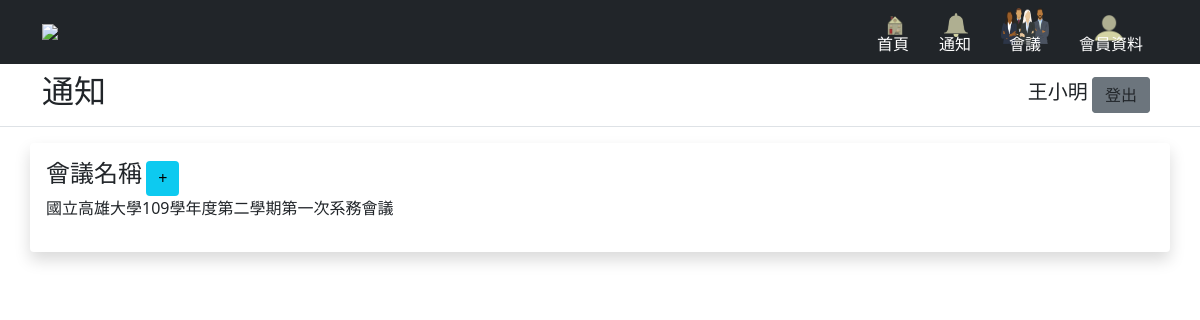
Before: /notification (signed in) with the older database file.
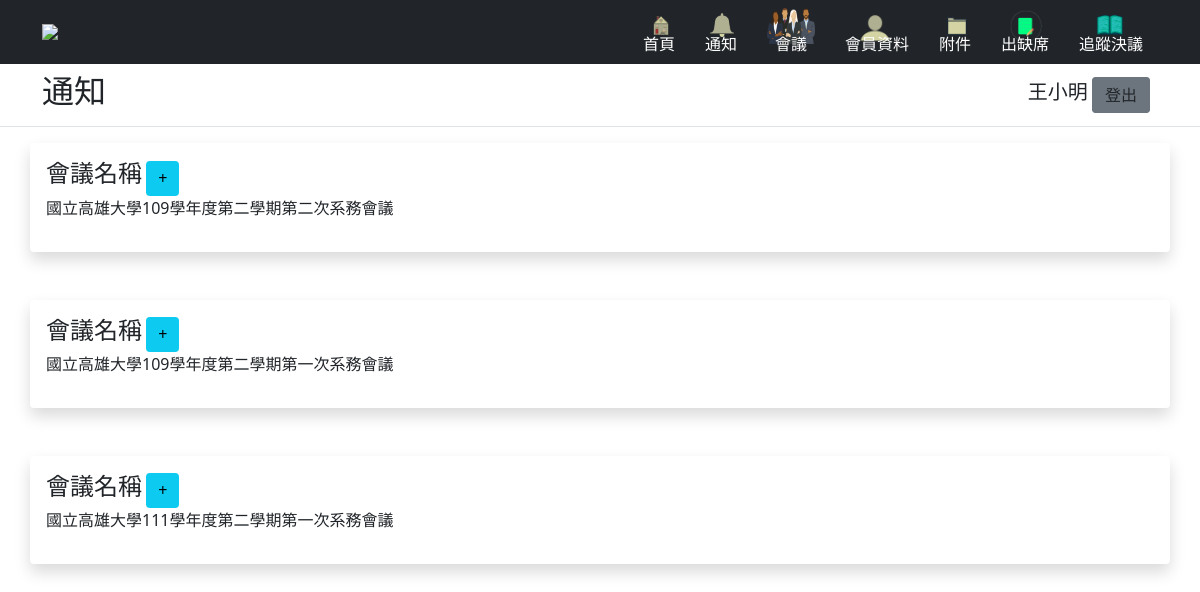
After: the same page with the newer database file.
### MeetingManager/models.py (models this page shows, shortened)
class Member(db.Model, UserMixin):
    id = db.Column(db.Integer, primary_key=True)
    name = db.Column(db.String(20), nullable=False)
    sex = db.Column(db.String(6), nullable=False)
    phone = db.Column(db.String(15), nullable=False)
    email = db.Column(db.String(60), nullable=False)
    identity = db.Column(db.String(10), nullable=False)
    password = db.Column(db.String(60), nullable=False)
    permission = db.Column(db.Boolean, nullable=False)
    assistant = db.relationship('Assistant', backref="personalData", uselist=False, cascade='all, delete-orphan')
    expert = db.relationship('Expert', backref="personalData", uselist=False, cascade='all, delete-orphan')
    student = db.relationship('Student', backref="personalData", uselist=False, cascade='all, delete-orphan')
    externalTeacher = db.relationship('ExternalTeacher', backref="personalData", uselist=False,
                                      cascade='all, delete-orphan')
    intramuralTeacher = db.relationship('IntramuralTeacher', backref="personalData", uselist=False,
                                        cascade='all, delete-orphan')
    attend = association_proxy('attendanceAssociation', 'meeting', creator=lambda meeting: Attend(meeting=meeting))
    @login_manager.user_loader
    def load_user(user_id):
        return Member.query.get(user_id)

class Meeting(db.Model):
    id = db.Column(db.Integer, primary_key=True)
    name = db.Column(db.String(30), unique=True, nullable=False)
    type = db.Column(db.String(10), nullable=False)
    datetime = db.Column(db.String(30), nullable=False)
    place = db.Column(db.String(30), nullable=False)
    chairman = db.Column(db.Integer, db.ForeignKey('member.id'))
    minuteTaker = db.Column(db.Integer, db.ForeignKey('member.id'))
    welcomeSpeech = db.Column(db.Text)
    announce = db.relationship('Announce', backref='meeting', lazy=True, cascade='all, delete-orphan')
    appendix = db.relationship('Appendix', backref='meeting', lazy=True, cascade='all, delete-orphan')
    discussion = db.relationship('Discussion', backref='meeting', lazy=True, cascade='all, delete-orphan')
    extempore = db.relationship('Extempore', backref='meeting', lazy=True, cascade='all, delete-orphan')
    attend = association_proxy('attendanceAssociation', 'member', creator=lambda member: Attend(member=member))

### MeetingManager/routes.py (the view)
@app.route("/notification")
@login_required
def notification():
    localtime = time.strftime('%Y-%m-%d', time.localtime())  # 當下時間
    attendMeeting = Attend.query.filter_by(memberId=current_user.id).all()  # 登入的人有參加的
    meetingIdList = []
    for meeting in attendMeeting:
        meetingIdList.append(meeting.meetingId)  # 取出會議的id部分
    attendMeeting = Meeting.query.filter(Meeting.id.in_(meetingIdList)).order_by(Meeting.datetime).all()  # 把有參加的會議照時間排序
    resultList = []
    for meeting in attendMeeting:
        if meeting.datetime > localtime:  # 若時間還沒到即是我們要的
            datetime = meeting.datetime.split('T', 1)  # 字串切割1次，回傳長度為2的陣列，[0]:日期 [1]:時間
            resultList.append(
                [meeting.name, datetime[0], datetime[1], meeting.place, meeting.id])  # 將時間以及需要的額外資訊都加入List
    return render_template("notification.html", meetingList=resultList)

### MeetingManager/templates/notification.html (shortened to what this page needs)
{% extends "template.html" %}
{% block title %}
<h2>通知</h2>
{% endblock title %}
{% block content %}
<div class="container">
    <div class="row">
        {% for meeting in meetingList %}
        <div class="shadow p-3 mb-5 bg-body rounded">
            <h4 style="display: inline;">會議名稱</h4>
            <button class="btn btn-info collapseBtn" style="display: inline;height: 35px;border-width: 0px;line-height: 15px;" type="button" data-bs-toggle="collapse" data-bs-target="#meeting{{meeting[4]}}" aria-expanded="true" aria-controls="meeting{{meeting[4]}}">+</button>
            <p>{{meeting[0]}}</p>
        </div>
        {% endfor %}
    </div>
</div>
{% endblock content %}

### MeetingManager/templates/template.html (shortened to what this page needs)
<!DOCTYPE html>
<html lang="en">
<head>
    <link href="https://cdn.jsdelivr.net/npm/bootstrap@5.0.0/dist/css/bootstrap.min.css" rel="stylesheet"
>
    <link href="https://cdnjs.cloudflare.com/ajax/libs/toastr.js/latest/css/toastr.min.css" rel="stylesheet" />
    <link rel="stylesheet" href="{{url_for('static',filename='main.css')}}">
</head>
<body>
<header>
    <div class="px-3 py-2 bg-dark text-white">
        <div class="container">
            <div class="d-flex flex-wrap align-items-center justify-content-center justify-content-lg-start">
                <img class="img-fluid d-flex align-items-center my-2 my-lg-0 me-lg-auto" src="../static/pic/NUKCS_white.png">
                <ul class="nav col-12 col-lg-auto my-2 justify-content-center my-md-0 text-small menu">
                    <li>
                        <a href="{{url_for('home')}}" class="nav-link text-white">
                            <div style="height: 24px; width:24px;">
                                <div>
                                    <img src="../static/icons/home.png" class="bi d-block mx-auto mb-1" width="36"
                                         height="36">
                                </div>
                            </div>
                            首頁
                        </a>
                    </li>
                    <li>
                        <a href="{{url_for('notification')}}" class="nav-link text-white">
                            <div style="height: 24px; width:24px; padding: 5px 5px 10px;">
                                <div>
                                    <img src="../static/icons/bell.png" class="bi d-block mx-auto mb-1" width="24"
                                         height="24">
                                </div>
                            </div>
                            通知
                        </a>
                    </li>
                    <li>
                        {% if current_user.permission %}
                        <a href="{{url_for('meetingManage')}}" class="nav-link text-white">
                        {% else %}
                        <a href="{{url_for('meeting')}}" class="nav-link text-white">
                        {% endif %}
                            <div style="height: 24px; width:48px; padding: 0px 0px 10px;">
                                <div>
                                    <img src="../static/icons/meeting.png" class="bi d-block mx-auto mb-1" width="48"
                                         height="36">
                                </div>
                            </div>
                            會議
                        </a>
                    </li>
                    <li>
                        {% if current_user.permission %}
                        <a href="{{url_for('memberManage')}}" class="nav-link text-white">
                        {% else %}
                        <a href="{{url_for('member')}}" class="nav-link text-white">
                        {% endif %}
                            <div style="height: 24px; width:24px; padding: 0px 12px 10px;">
                                <div>
                                    <img src="../static/icons/profile.png" class="bi d-block mx-auto mb-1" width="36"
                                         height="36">
                                </div>
                            </div>
                            會員資料
                        </a>
                    </li>
                    {% if current_user.permission %}
                    <li>
                        <a href="{{url_for('fileManage')}}" class="nav-link text-white">
                            <div style="height: 24px; width:24px;">
                                <div>
                                    <img src="../static/icons/file.png" class="bi d-block mx-auto mb-1" width="36"
                                         height="36">
                                </div>
                            </div>
                            附件
                        </a>
                    </li>
                    <li>
                        <a href="{{url_for('absent')}}" class="nav-link text-white">
                            <div style="height: 24px; width:24px; padding: 0px 7px 10px;">
                                <div>
                                    <img src="../static/icons/join.png" class="bi d-block mx-auto mb-1" width="36"
                                         height="36">
                                </div>
                            </div>
                            出缺席
                        </a>
                    </li>
                    <li>
                      <a href="{{url_for('follow')}}" class="nav-link text-white">
                        <div style="height: 24px; width:24px; padding: 0px 12px 10px;" >
                             <img src="../static/icons/manual.png" class="bi d-block mx-auto mb-1" width="36" height="36">
                        </div>
                        追蹤決議
                      </a>
                    </li>
                    {% endif %}
                </ul>
            </div>
        </div>
    </div>
    <div class="px-3 py-2 border-bottom mb-3">
        <div class="container d-flex flex-wrap justify-start-center">
            <div>
                {% block title %}
                {% endblock %}
            </div>
            <div class="text-end ms-auto">
                {% if current_user.is_authenticated %}
                <label for="logout" style="display:inline;line-height: 40px;font-size: 20px">{{current_user.name}}</label>
                <a href="{{url_for('logout')}}" id="logout" class="btn btn-secondary text-dark me-2" style="display:inline;">登出</a>
                {% else %}
                <a href="{{url_for('login')}}" class="btn btn-light text-dark me-2">Login</a>
                {% endif %}
            </div>
        </div>
    </div>
</header>
<content>
    {% block content %}
    {% endblock %}
</content>
</body>
</html>

### MeetingManager/static/main.css (style rules this page uses)
body, h1, ul, li { margin: 0; }
* { box-sizing: border-box; }
ul { list-style: none; padding-left: 0; }
a { text-decoration: none; }
.menu { clear: both; }
.menu li { text-align: center; }
.menu li a { display: block; color: #5d5d5d; }
.menu { max-height: 0; overflow: hidden; transition: 0.2s; }
@media screen and (min-width: 768px) { .menu { float: right; clear: none; max-height: 50px; } }
@media screen and (min-width: 768px) { .menu li { display: inline-block; } }
@media screen and (min-width: 768px) { .menu li a { padding: 0 15px; } }

Changed rows visible on the page:
changed Member "王小明": permission False → True (drawn)
added Meeting: name "國立高雄大學109學年度第二學期第二次系務會議"
added Meeting: name "國立高雄大學111學年度第二學期第一次系務會議"
Other visible differences:
text now shown: "附件 出缺席 追蹤決議"
